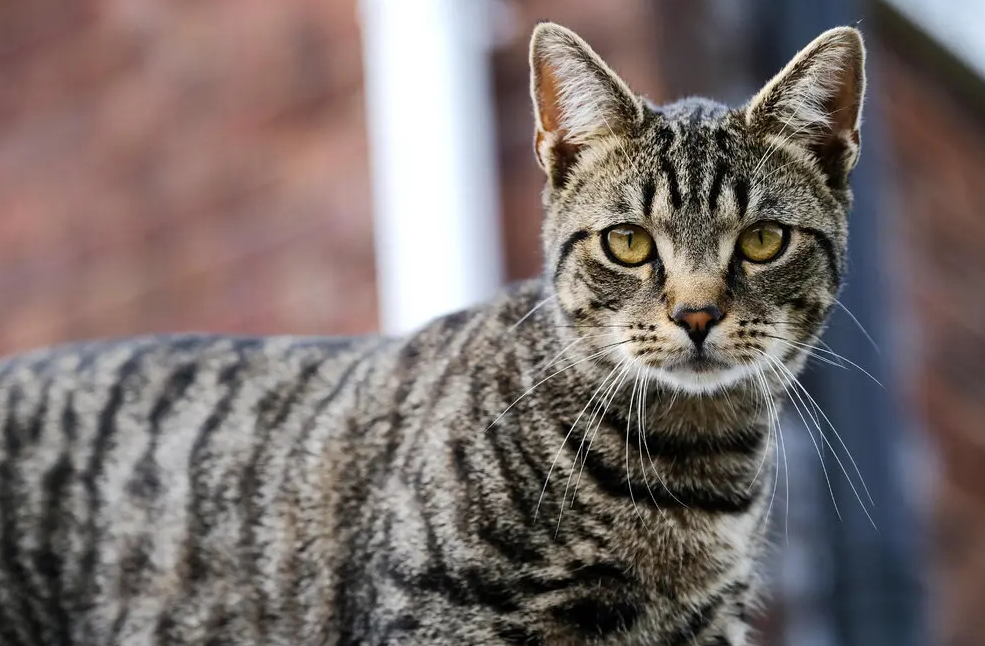
#> input picture cat.png, 985 x 646 px
$ jupyter execute --allow-errors images.ipynb
#> lines starting #> are read from the running program, lines starting #| are printed output that depends on the picture; after the words box and inside, x2 and y2 are one past the last pixel; in counts of white or black regions, pixels touching at a corner belong together; long printed decimals are rounded
### helpers.py
import numpy as np
from scipy.stats import norm
import tqdm

## Estimators for s
def crlb(sigma, N):
    return sigma**2

def mse(s_pred, s_true):
    return np.nanmean(np.square(s_pred-s_true), axis=0) # compute mean across data axis, ignore nan

def mle_estimate(X):
    return X

def map_estimate(X, sigma, gamma):
    thresh = sigma**2/gamma
    ind_pos = X > thresh
    ind_neg = X < -thresh

    s = np.zeros(X.shape)
    s[ind_pos] = X[ind_pos] - thresh
    s[ind_neg] = X[ind_neg] + thresh
    return s

def mmse_estimate(X, sigma, gamma):
    const = np.exp(X/gamma + sigma**2/2/(gamma**2))*norm.cdf((-X-sigma**2/gamma)/sigma) +\
            np.exp(-X/gamma + sigma**2/2/(gamma**2))*norm.cdf((X-sigma**2/gamma)/sigma)

    expr1 = np.exp(X/gamma + sigma**2/2/(gamma**2))*((sigma/np.sqrt(2*np.pi))*\
            (0-np.exp(-1/2/(sigma**2)*(X+sigma**2/gamma)**2)) + (X + sigma**2/gamma) * norm.cdf((-X-sigma**2/gamma)/sigma))
    expr2 = -np.exp(-X/gamma + sigma**2/2/(gamma**2))*((sigma/np.sqrt(2*np.pi))*\
            (0-np.exp(-1/2/(sigma**2)*(X-sigma**2/gamma)**2)) - (X - sigma**2/gamma) * norm.cdf((X-sigma**2/gamma)/sigma))
    return (expr1 + expr2)/const

# estimator for gamma only
def mle_gamma(X):
    return np.mean(np.abs(X), axis=0)

def crlb_gamma(N, gamma):
    FIM = N/(gamma**2)
    return 1/FIM

### images.ipynb
[cell 1]
import numpy as np
import cv2
import matplotlib.pyplot as plt
import pywt
import pywt.data
from helpers import mle_gamma

[cell 2]
# Load image
original = pywt.data.camera()

# Wavelet transform of image, and plot approximation and details
titles = ['Approximation', ' Horizontal detail',
          'Vertical detail', 'Diagonal detail']
coeffs2 = pywt.dwt2(original, 'bior1.3')
LL, (LH, HL, HH) = coeffs2
fig = plt.figure(figsize=(12, 3))
for i, a in enumerate([LL, LH, HL, HH]):
    ax = fig.add_subplot(1, 4, i + 1)
    ax.imshow(a, interpolation="nearest", cmap=plt.cm.gray)
    ax.set_title(titles[i], fontsize=10)
    ax.set_xticks([])
    ax.set_yticks([])

fig.tight_layout()
plt.show()

#> (a cell that did not finish here is left out)

#> (a cell that did not finish here is left out)

#> (a cell that did not finish here is left out)

[cell 6]
# before adding noise
coeffs2 = pywt.dwt2(original, 'haar')
LL_true, (LH_true, HL_true, HH_true) = coeffs2

[cell 7]
upper = np.concatenate([LL_true, HL_true], axis=1)
lower = np.concatenate([LH_true, HH_true], axis=1)
im = np.concatenate([upper, lower], axis=0)
# im = np.concatenate([X, im[0:323, :]], axis=1)
cv2.imwrite("original_transform.png", im)
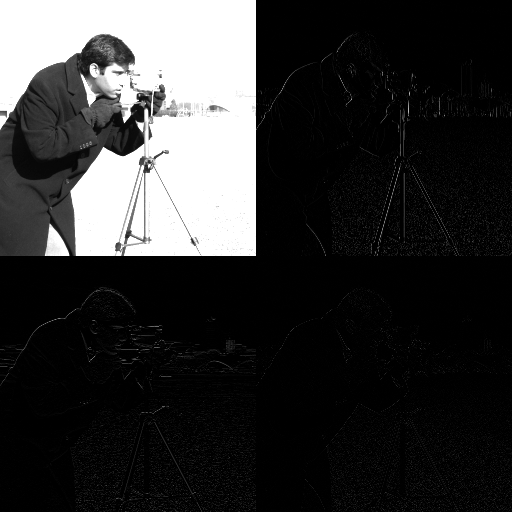
#> saved as original_transform.png: shape (512, 512); min 0, max 255, mean 49.9

[cell 8]
figure = plt.figure(figsize=(7,5))
plt.imshow(im, cmap=plt.cm.gray)
plt.show()

[cell 9]
plt.imshow(LH_true)

[cell 10]
original = cv2.imread("cat.png", cv2.IMREAD_GRAYSCALE )
#> original: shape (646, 985); min 0, max 255, mean 112.7
original = cv2.resize(original, (0, 0), fx = 0.5, fy = 0.5)
#> original: shape (323, 492)
figure = plt.figure(figsize=(7,5))
plt.imshow(original, cmap=plt.cm.gray)
plt.show()

# before adding noise
coeffs2 = pywt.dwt2(original, 'haar')
LL_true, (LH_true, HL_true, HH_true) = coeffs2
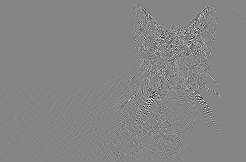
#> HH_true: shape (162, 246) float64; min -112, max 101.5, mean 0; drawn with min black and max white

gamma_LH = mle_gamma(LH_true.ravel())
#> gamma_LH = 7.18
gamma_HL = mle_gamma(HL_true.ravel())
#> gamma_HL = 7.86
gamma_HH = mle_gamma(HH_true.ravel())
#> gamma_HH = 3.55

print(gamma_LH, gamma_HL, gamma_HH)
#| 7.176 7.863 3.553

# add noise
s = original.shape
#> s = (323, 492)
sigma = 20
X = original + np.random.normal(scale=sigma, size=s)
X = np.clip(X, 0, 255)

figure = plt.figure(figsize=(7,5))
plt.imshow(X, cmap=plt.cm.gray)
plt.show()

[cell 11]
plt.hist(LH.ravel(), bins=100)
plt.show()
#> figure, not shown here; tallest bar 31103 high, from x = -1.76 to 0.838
plt.hist(HL.ravel(), bins=100)
plt.show()
#> figure, not shown here; tallest bar 35101 high, from x = -2.58 to 1.01
plt.hist(HH.ravel(), bins=100)
plt.show()
#> figure, not shown here; tallest bar 25941 high, from x = -1.14 to 0.25

[cell 12]
coeffs2 = pywt.dwt2(X, 'haar')
LL, (LH, HL, HH) = coeffs2

plt.hist(LH.ravel(), bins=100)
plt.show()
#> figure, not shown here; tallest bar 2393 high, from x = -2.39 to 0.53
plt.hist(HL.ravel(), bins=100)
plt.show()
#> figure, not shown here; tallest bar 2355 high, from x = -2.18 to 0.873
plt.hist(HH.ravel(), bins=100)
plt.show()
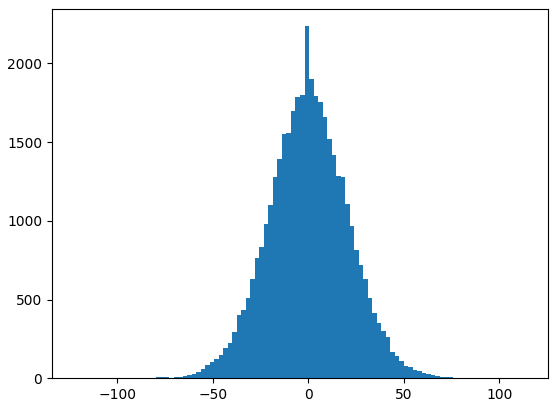
#> figure drawn by matplotlib, 1 panel; tallest bar 2237 high, from x = -2.02 to 0.336

[cell 13]
from hyperparameters_estimations import gradient_descent_line_search, ml_objective_gamma_sigma
from helpers import map_estimate, mmse_estimate, mse
import tqdm

[cell 14]
LH_map = map_estimate(LH, sigma=sigma, gamma=gamma_LH)
#> in map_estimate, `thresh = sigma**2/gamma`: thresh = 55.74
#> in map_estimate, `ind_pos = X > thresh`:
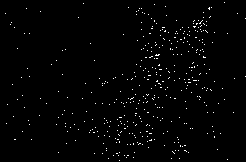
#> ind_pos: shape (162, 246) bool; 1.3% white in thin lines or dots
#> in map_estimate, `ind_neg = X < -thresh`: ind_neg: shape (162, 246) bool; 1.3% white in thin lines or dots
#> in map_estimate, `s[ind_neg] = X[ind_neg] + thresh`: s: shape (162, 246) float64; min -101.6, max 79.31, mean 0
LH_mmse = mmse_estimate(LH, sigma=sigma, gamma=gamma_LH)
#> in mmse_estimate, `expr2 = -np.exp(-X/gamma + sigma**2/2/(gamma**2))*((sigma/np.sqrt(2*np..`:
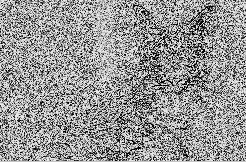
#> expr2: shape (162, 246) float64; min 2.44e-15, max 0.927, mean 0.588
print("MSE LH ML-MAP-MMSE", np.mean(np.square(LH-LH_true)), np.mean(np.square(LH_map-LH_true)), np.mean(np.square(LH_mmse-LH_true)))
#| MSE LH ML-MAP-MMSE 383.748 155.664 120.690

HL_map = map_estimate(HL, sigma=sigma, gamma=gamma_HL)
#> in map_estimate (call 2), `ind_pos = X > thresh`: ind_pos: shape (162, 246) bool; 2% white in thin lines or dots
#> in map_estimate (call 2), `ind_neg = X < -thresh`: ind_neg: shape (162, 246) bool; 2.1% white in thin lines or dots
#> in map_estimate (call 2), `s[ind_neg] = X[ind_neg] + thresh`: s: shape (162, 246) float64; min -110.2, max 93.6, mean 0
HL_mmse = mmse_estimate(HL, sigma=sigma, gamma=gamma_HL)
#> call 2 of mmse_estimate, with sigma = 20, gamma = 7.86
#> in mmse_estimate (call 2), `expr2 = -np.exp(-X/gamma + sigma**2/2/(gamma**2))*((sigma/np.sqrt(2*np..`:
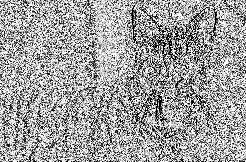
#> expr2: shape (162, 246) float64; min 5.74e-16, max 1.09, mean 0.685; drawn with min black and max white
print("MSE HL ML-MAP-MMSE", np.mean(np.square(HL-LH_true)), np.mean(np.square(HL_map-LH_true)), np.mean(np.square(HL_mmse-LH_true)))
#| MSE HL ML-MAP-MMSE 762.438 202.351 226.991

HH_map = map_estimate(HH, sigma=sigma, gamma=gamma_HH)
#> in map_estimate (call 3), `ind_pos = X > thresh`: ind_pos: shape (162, 246) bool; 0% white in thin lines or dots, all inside (x1, y1, x2, y2) = (203, 100, 204, 101)
#> in map_estimate (call 3), `ind_neg = X < -thresh`: ind_neg: shape (162, 246) bool; 0% white in thin lines or dots, all inside (x1, y1, x2, y2) = (147, 106, 148, 107)
#> in map_estimate (call 3), `s[ind_neg] = X[ind_neg] + thresh`: s: shape (162, 246) float64; min -9.78, max 1.01, mean -0.00022
HH_mmse = mmse_estimate(HH, sigma=sigma, gamma=gamma_HH)
#> call 3 of mmse_estimate, with sigma = 20, gamma = 3.55
#> in mmse_estimate (call 3), `const = np.exp(X/gamma + sigma**2/2/(gamma**2))*norm.cdf((-X-sigma**2/..`:
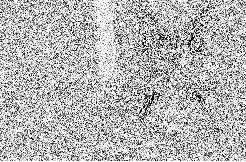
#> const: shape (162, 246) float64; min 6e-09, max 0.138, mean 0.098; drawn with min black and max white
#> in mmse_estimate (call 3), `expr1 = np.exp(X/gamma + sigma**2/2/(gamma**2))*((sigma/np.sqrt(2*np.p..`:
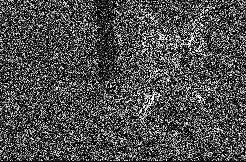
#> expr1: shape (162, 246) float64; min -0.244, max -6.01e-09, mean -0.169; drawn with min black and max white
#> in mmse_estimate (call 3), `expr2 = -np.exp(-X/gamma + sigma**2/2/(gamma**2))*((sigma/np.sqrt(2*np..`:
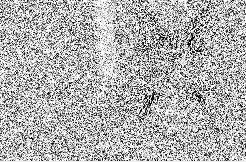
#> expr2: shape (162, 246) float64; min 4.2e-10, max 0.244, mean 0.169; drawn with min black and max white
print("MSE HH ML-MAP-MMSE", np.mean(np.square(HH-LH_true)), np.mean(np.square(HH_map-LH_true)), np.mean(np.square(HH_mmse-LH_true)))
#| MSE HH ML-MAP-MMSE 610.111 183.721 184.999

#> (a cell that did not finish here is left out)

[cell 16]
inv_mle = pywt.idwt2((LL, (LH, HL, HH)), 'haar')
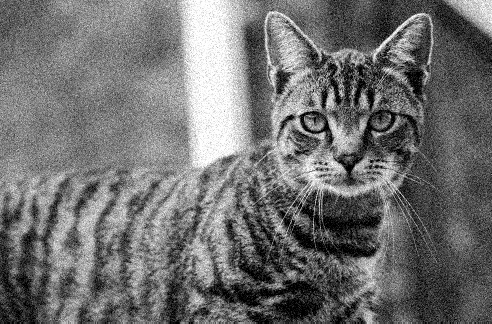
#> inv_mle: shape (324, 492) float64; min -1.42e-14, max 255, mean 112.8; drawn with min black and max white
figure = plt.figure(figsize=(10,7))
plt.imshow(inv_mle, cmap=plt.cm.gray)
plt.title(f"MLE reconstructed, MSE={np.mean(np.square(inv_mle[:323,:]-original))}")
plt.show()

inv_map = pywt.idwt2((LL, (LH_map, HL_map, HH_map)), 'haar')
figure = plt.figure(figsize=(10,7))
plt.imshow(inv_map, cmap=plt.cm.gray)
plt.title(f"MAP reconstructed, MSE={np.mean(np.square(inv_map[:323,:]-original))}")
plt.show()

inv_mmse = pywt.idwt2((LL, (LH_mmse, HL_mmse, HH_mmse)), 'haar')
figure = plt.figure(figsize=(10,7))
plt.imshow(inv_mmse, cmap=plt.cm.gray)
plt.title(f"MMSE reconstructed, MSE={np.mean(np.square(inv_mmse[:323,:]-original))}")
plt.show()
